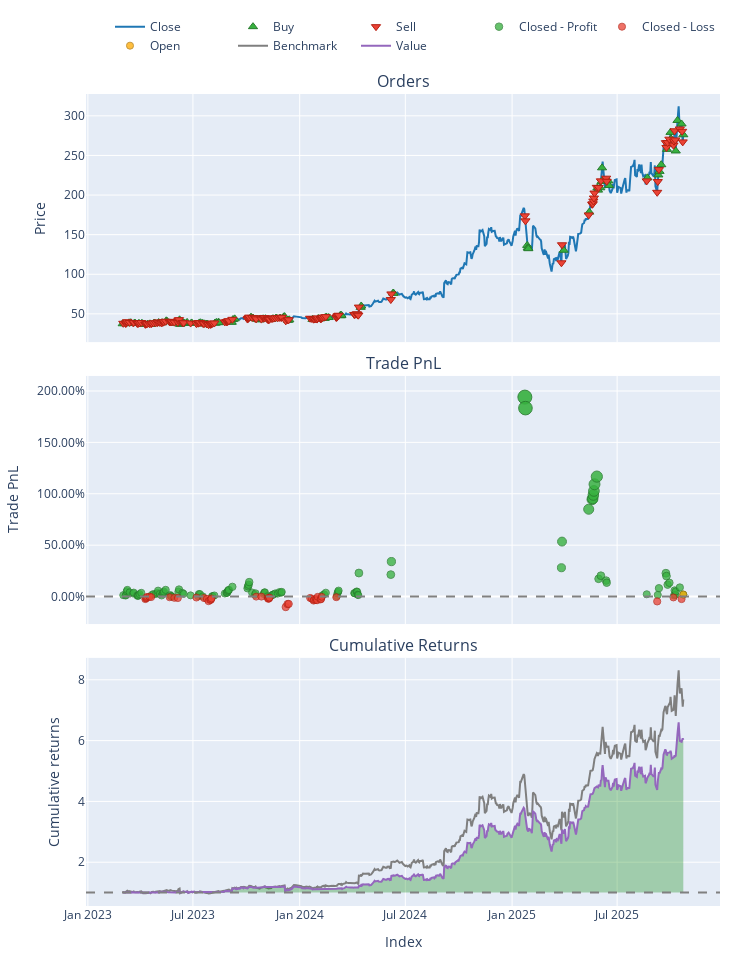

Notebook code cell kept with this figure:
### Code cell
# Load Data
# (Ensure your CSV has columns like 'close', 'rsi', 'sma', etc.)
try:
    data = pd.read_csv('data/processed/AGX_processed.csv')
    if 'Date' in data.columns:
        data['Date'] = pd.to_datetime(data['Date'])
        data.set_index('Date', inplace=True)
    print("Data loaded successfully.")
except FileNotFoundError:
    print("Error: Data file not found. Check path.")

# Split Train/Test
split_idx = int(len(data) * 0.7)
train_df = data.iloc[:split_idx]
test_df = data.iloc[split_idx:]

# Initialize Trainer
trainer = ModelTrainerRL(config['reinforcement_learning'])

print("Training PPO Agent...")


env_params = config['reinforcement_learning']['environment']

env_train = TradingEnvRL(
    train_df, 
    initial_balance=env_params.get('initial_balance', 10000),
    commission=env_params.get('commission', 0.001),
    lookback_window=env_params.get('lookback_window', 30),
    reward_func='profit'  # or 'sharpe'
)

result = trainer.train_ppo(env_train)
model = result['model'] 

print("Training Complete.")

print("Generating Agent Predictions on Test Data...")


env_params = config['reinforcement_learning']['environment']


env_test = TradingEnvRL(
    test_df, 
    initial_balance=env_params.get('initial_balance', 100000),
    commission=env_params.get('commission', 0.001),
    lookback_window=env_params.get('lookback_window', 30),
    reward_func='profit'  # or 'sharpe'
)

obs, _ = env_test.reset()
done = False
actions = []

# Manual Inference Loop
while not done:
    action, _ = model.predict(obs, deterministic=True)
    actions.append(action[0]) 
    obs, _, terminated, truncated, _ = env_test.step(action)
    done = terminated or truncated


#  RUN BACKTEST ---
print("Running Backtest...")


backtester = PortfolioBacktesterRL(env_params) 

portfolio = backtester.run_backtest(
    price_data=test_df['close'], 
    predicted_weights=np.array(actions),
    lookback_window=env_params.get('lookback_window', 30) # Important for data alignment
)
comparison = backtester.compare_with_buy_and_hold_rl()
# Show Metrics
metrics = backtester.get_performance_metrics()
print("\n--- Strategy Performance ---")
for k, v in metrics.items():
    print(f"{k}: {v:.4f}")

# Plot
portfolio.plot().show()
